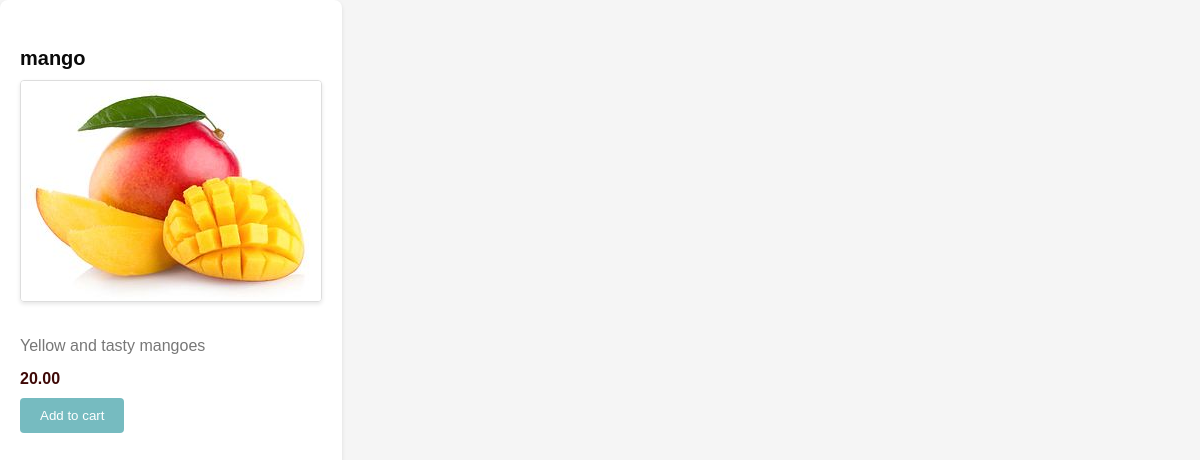
Page /inventory/product/1/ on the earlier database version.
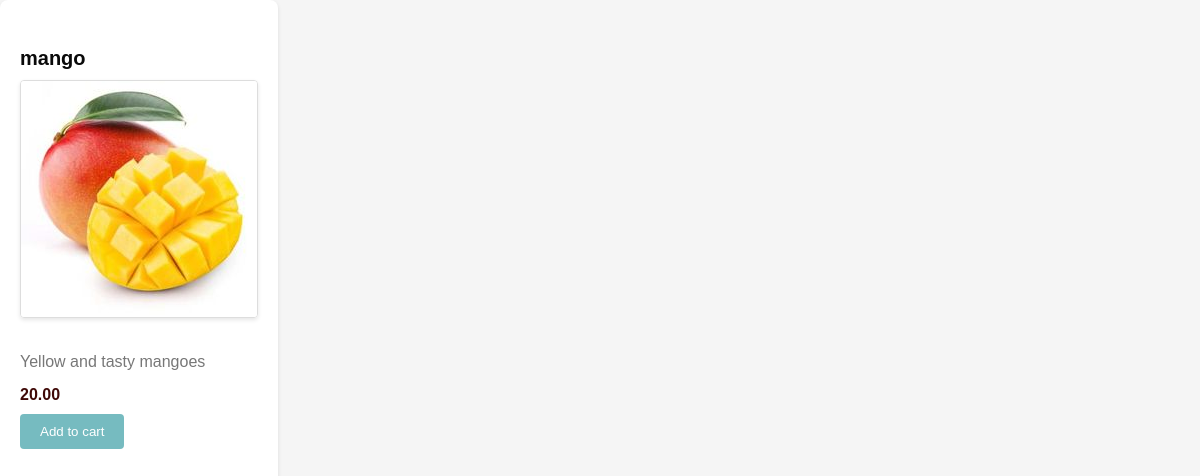
Same page on the later database version.
### inventory/models.py (models this page shows)
class Product(models.Model):
    name = models.CharField(max_length=32)
    price = models.DecimalField(max_digits=8, decimal_places=2)
    stock = models.PositiveIntegerField()
    image = models.ImageField()
    description = models.TextField()
    date_created = models.DateTimeField(auto_now_add=True)
    date_update = models.DateTimeField(auto_now=True)

### inventory/views.py (the view)
# urls.py: path("product/<int:id>/",product_detail_view,name="product_detail_view"),
def product_detail_view(request,id):
    product = Product.objects.get(id = id)
    return render(request,"inventory/product_detail.html",{"product":product})

### templates/inventory/product_detail.html (shortened to what this page needs)
<!DOCTYPE html>
<html lang="en">
<head>
</head>
<body>
</head>
<div class="details">
    <h4 id="title">{{product.name}}</h4>
    <img src="{{product.image.url}}"/>
    <p>{{product.description}}</p>
    <span>{{product.price}}</span>
    <button id="btn">Add to cart</button>
</div>
</html>

Differences in the rows shown:
changed Product "mango": image: a different picture
